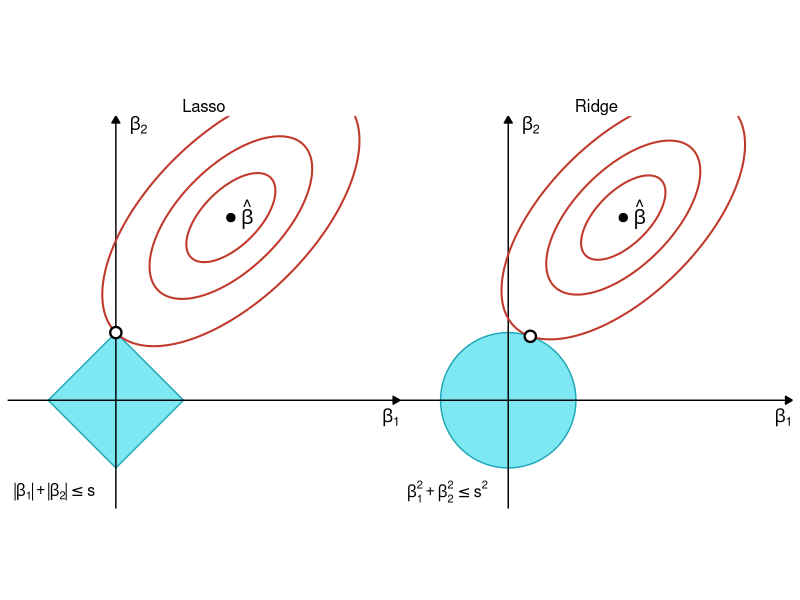
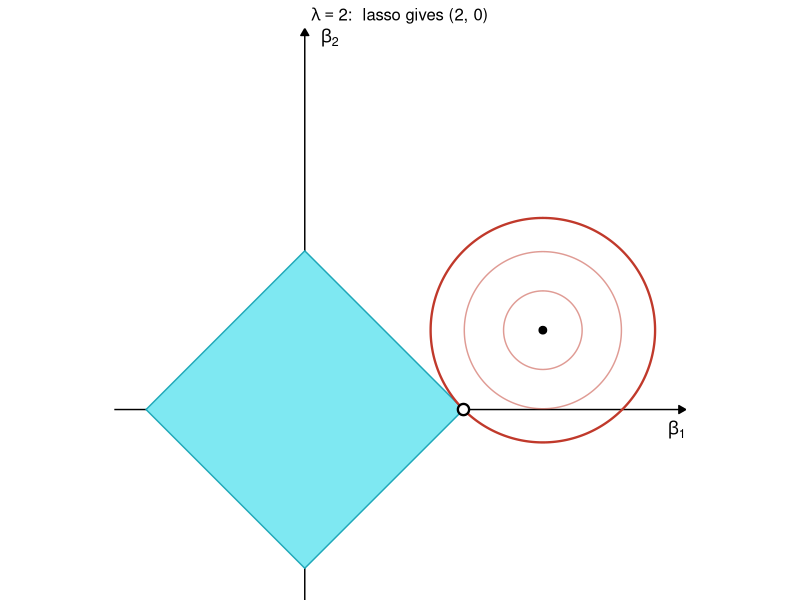
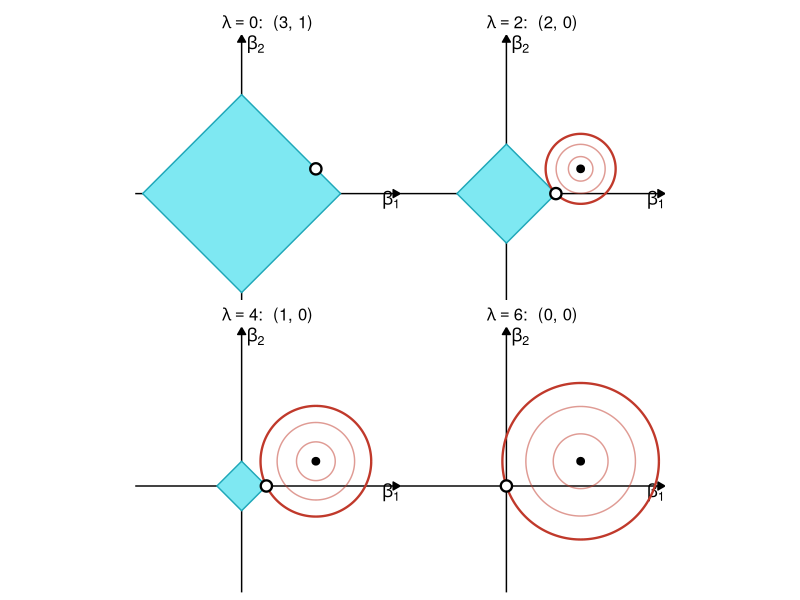
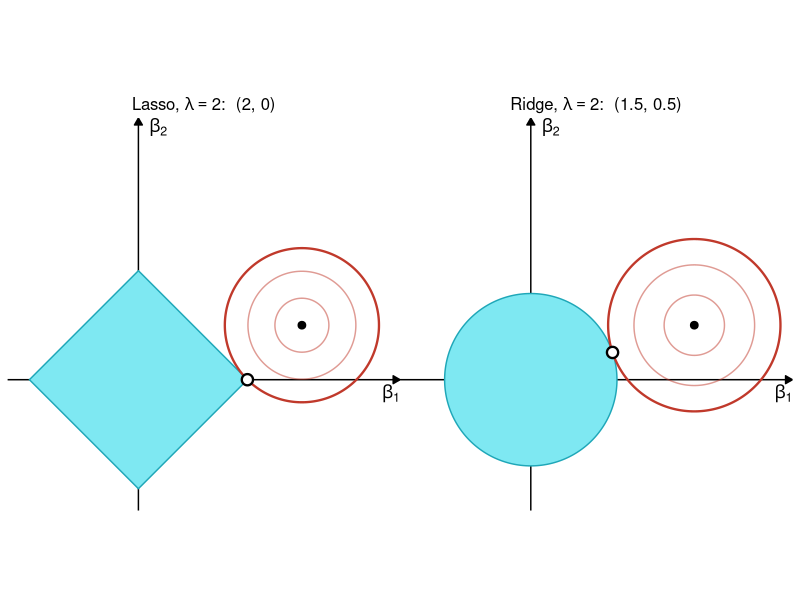
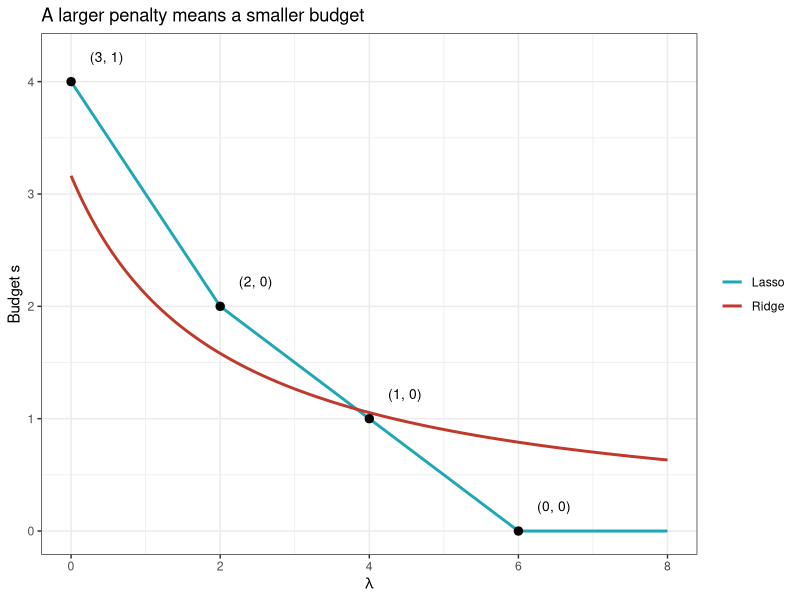

Source code (R) for these figures, in order:
## ---- chunk 1
#| include: false
library(ggplot2)
library(patchwork)
red <- "#c0392b"; fillc <- "#7ee8f2"; edgec <- "#1fa7b8"

# Shapes ------------------------------------------------------------
diamond <- function(s) data.frame(x = c(s, 0, -s, 0), y = c(0, s, 0, -s))
circle  <- function(r, cx = 0, cy = 0, n = 400) {
  t <- seq(0, 2 * pi, length.out = n); data.frame(x = cx + r * cos(t), y = cy + r * sin(t))
}
# Axes drawn through the origin, as on a blackboard
axes <- function(lo, hi) list(
  annotate("segment", x = lo, xend = hi, y = 0, yend = 0,
           arrow = arrow(length = unit(2, "mm"), type = "closed")),
  annotate("segment", x = 0, xend = 0, y = lo, yend = hi,
           arrow = arrow(length = unit(2, "mm"), type = "closed")),
  annotate("text", x = hi, y = -0.25, label = "beta[1]", parse = TRUE, size = 4.5, hjust = 1),
  annotate("text", x = 0.2, y = hi, label = "beta[2]", parse = TRUE, size = 4.5, hjust = 0, vjust = 1),
  coord_equal(xlim = c(lo, hi), ylim = c(lo, hi), expand = FALSE),
  theme_void(), theme(plot.title = element_text(hjust = 0.5, size = 12)))


# The four-patient example: MSE = (3 - b1)^2 + (1 - b2)^2 ------------
ex_panel <- function(s, b, title, shape = "diamond", lo = -2.4, hi = 4.8) {
  r <- sqrt((3 - b[1])^2 + (1 - b[2])^2)     # the MSE circle that first touches
  poly <- if (shape == "diamond") diamond(s) else circle(s)
  p <- ggplot() + axes(lo, hi)
  if (s > 0) p <- p + geom_polygon(data = poly, aes(x, y), fill = fillc, colour = edgec)
  for (k in c(0.35, 0.7)) if (r > 0) p <- p + geom_path(data = circle(k * r, 3, 1), aes(x, y), colour = red, alpha = 0.5)
  if (r > 0) p <- p + geom_path(data = circle(r, 3, 1), aes(x, y), colour = red, linewidth = 0.8)
  p + annotate("point", x = 3, y = 1, size = 2.3) +
    annotate("point", x = b[1], y = b[2], size = 3, shape = 21, fill = "white", stroke = 1.2) +
    labs(title = parse(text = title))
}
## ---- chunk 2
#| echo: false
#| fig-width: 8
#| fig-height: 4.4
#| fig-alt: "Two panels. Left, lasso: red elliptical MSE contours around the ordinary fit first touch a blue diamond at its top corner, where beta 1 is zero. Right, ridge: the same contours first touch a blue circle at a point where both coefficients are non-zero."
# Figure 1: the general picture, elliptical contours -----------------
A  <- matrix(c(1, -0.6, -0.6, 1), 2)        # predictors that are correlated
bh <- c(1.7, 2.7)                           # the unpenalised (OLS) fit
Q  <- function(b1, b2) { d1 <- b1 - bh[1]; d2 <- b2 - bh[2]
  A[1,1]*d1^2 + 2*A[1,2]*d1*d2 + A[2,2]*d2^2 }
grid <- expand.grid(b1 = seq(-2, 5, length.out = 400), b2 = seq(-2, 5.5, length.out = 400))
grid$mse <- Q(grid$b1, grid$b2)
first_touch <- function(shape) {             # the point of the shape's edge with lowest MSE
  t <- seq(0, 2*pi, length.out = 20001); p <- cbind(cos(t), sin(t))
  if (shape == "diamond") p <- p / (abs(p[, 1]) + abs(p[, 2]))
  q <- Q(p[, 1], p[, 2]); list(b = p[which.min(q), ], q = min(q))
}
panel <- function(shape, title, constraint) {
  ft <- first_touch(shape)
  poly <- if (shape == "diamond") diamond(1) else circle(1)
  ggplot() +
    geom_polygon(data = poly, aes(x, y), fill = fillc, colour = edgec) +
    axes(-1.6, 4.2) +
    geom_contour(data = grid, aes(b1, b2, z = mse),
                 breaks = ft$q * c(0.12, 0.4, 1), colour = red, linewidth = 0.7) +
    annotate("point", x = bh[1], y = bh[2], size = 2.5) +
    annotate("text", x = bh[1] + 0.15, y = bh[2] + 0.05, label = "hat(beta)",
             parse = TRUE, hjust = 0, size = 5) +
    annotate("point", x = ft$b[1], y = ft$b[2], size = 3, shape = 21,
             fill = "white", colour = "black", stroke = 1.2) +
    annotate("text", x = -1.5, y = -1.35, label = constraint, parse = TRUE,
             hjust = 0, size = 4) +
    labs(title = title)
}
f1 <- panel("diamond", "Lasso", "abs(beta[1]) + abs(beta[2]) <= s") |
      panel("circle",  "Ridge", "beta[1]^2 + beta[2]^2 <= s^2")
f1
## ---- chunk 3
#| echo: false
#| fig-width: 4.2
#| fig-height: 4.2
#| fig-alt: "Red circles centred at (3, 1) grow outwards and first touch a blue diamond with corners at plus and minus 2 on each axis, at its right-hand corner (2, 0)."
ex_panel(2, c(2, 0), "lambda == 2 * ':  lasso gives (2, 0)'")
## ---- chunk 4
#| echo: false
#| fig-width: 8
#| fig-height: 8
#| fig-alt: "Four panels for lambda 0, 2, 4 and 6. The diamond shrinks from 4 units to 2, 1 and finally the origin, and the red circle centred at (3, 1) grows until it first touches the diamond at (3, 1), (2, 0), (1, 0) and (0, 0)."
(ex_panel(4, c(3, 1), "lambda == 0 * ':  (3, 1)'", lo = -4.3, hi = 6.4) |
   ex_panel(2, c(2, 0), "lambda == 2 * ':  (2, 0)'", lo = -4.3, hi = 6.4)) /
  (ex_panel(1, c(1, 0), "lambda == 4 * ':  (1, 0)'", lo = -4.3, hi = 6.4) |
     ex_panel(0, c(0, 0), "lambda == 6 * ':  (0, 0)'", lo = -4.3, hi = 6.4))
## ---- chunk 5
#| echo: false
#| fig-width: 8
#| fig-height: 4.2
#| fig-alt: "Two panels with the same red circles centred at (3, 1). Left, lasso: the first touch is the diamond's corner (2, 0) on the beta 1 axis. Right, ridge: the first touch is on the edge of a blue circle at (1.5, 0.5), off both axes."
ex_panel(2, c(2, 0), "'Lasso, ' * lambda == 2 * ':  (2, 0)'") |
  ex_panel(sqrt(1.5^2 + 0.5^2), c(1.5, 0.5), "'Ridge, ' * lambda == 2 * ':  (1.5, 0.5)'", "circle")
## ---- chunk 6
#| echo: false
#| fig-width: 6.5
#| fig-height: 4
#| fig-alt: "Budget s against lambda for the four-patient example. The lasso line falls from 4 at lambda 0 to 2 at lambda 2, more slowly to 0 at lambda 6, and stays at 0. The ridge curve falls from about 3.16 towards zero but never reaches it."
lam <- seq(0, 8, by = 0.01)
budget <- rbind(
  data.frame(lambda = lam, s = pmax(3 - lam / 2, 0) + pmax(1 - lam / 2, 0), penalty = "Lasso"),
  data.frame(lambda = lam, s = sqrt(10) / (1 + lam / 2), penalty = "Ridge"))
marks <- data.frame(lambda = c(0, 2, 4, 6), s = c(4, 2, 1, 0),
                    label = c("(3, 1)", "(2, 0)", "(1, 0)", "(0, 0)"))
ggplot(budget, aes(lambda, s, colour = penalty)) +
  geom_line(linewidth = 1) +
  geom_point(data = marks, aes(lambda, s), inherit.aes = FALSE, size = 2.5) +
  geom_text(data = marks, aes(lambda, s, label = label), inherit.aes = FALSE,
            nudge_x = 0.25, nudge_y = 0.22, hjust = 0, size = 3.5) +
  scale_colour_manual(values = c(Lasso = edgec, Ridge = red)) +
  labs(x = expression(lambda), y = "Budget s", colour = NULL,
       title = "A larger penalty means a smaller budget") +
  theme_bw()
